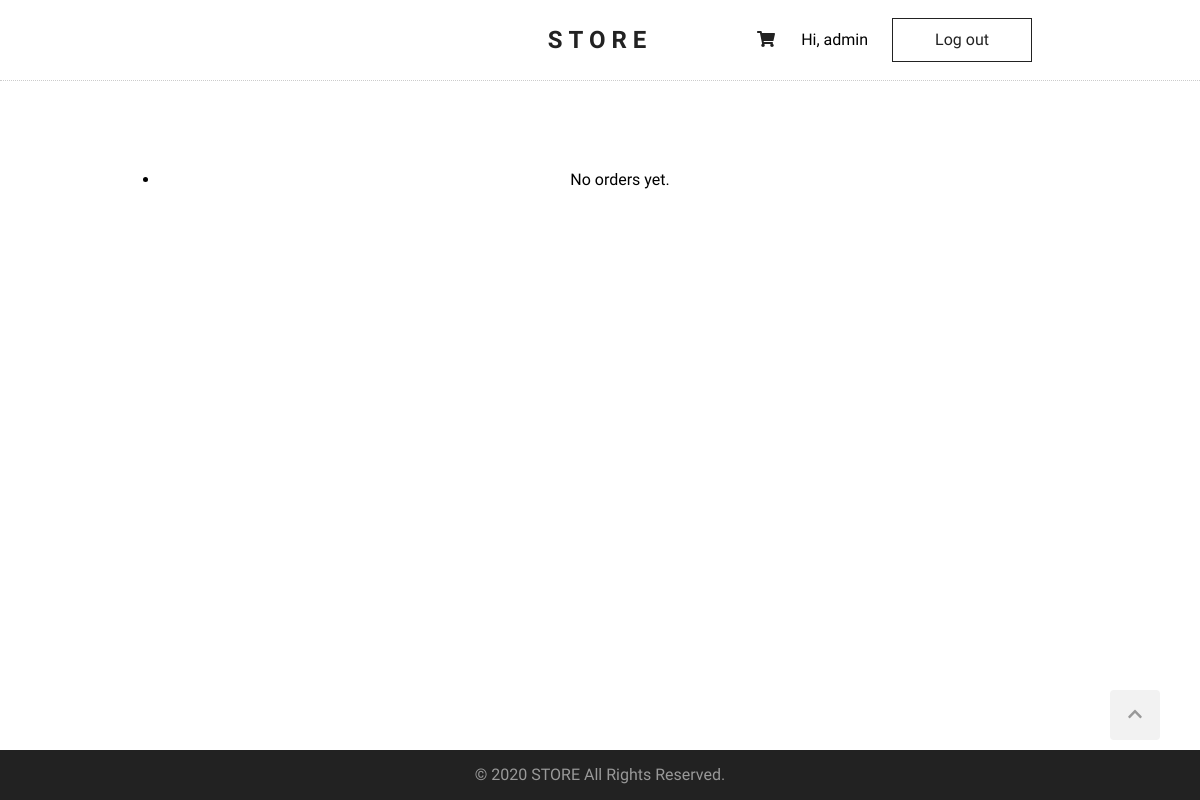
The page /orders/ (signed in) on the database as committed earlier.
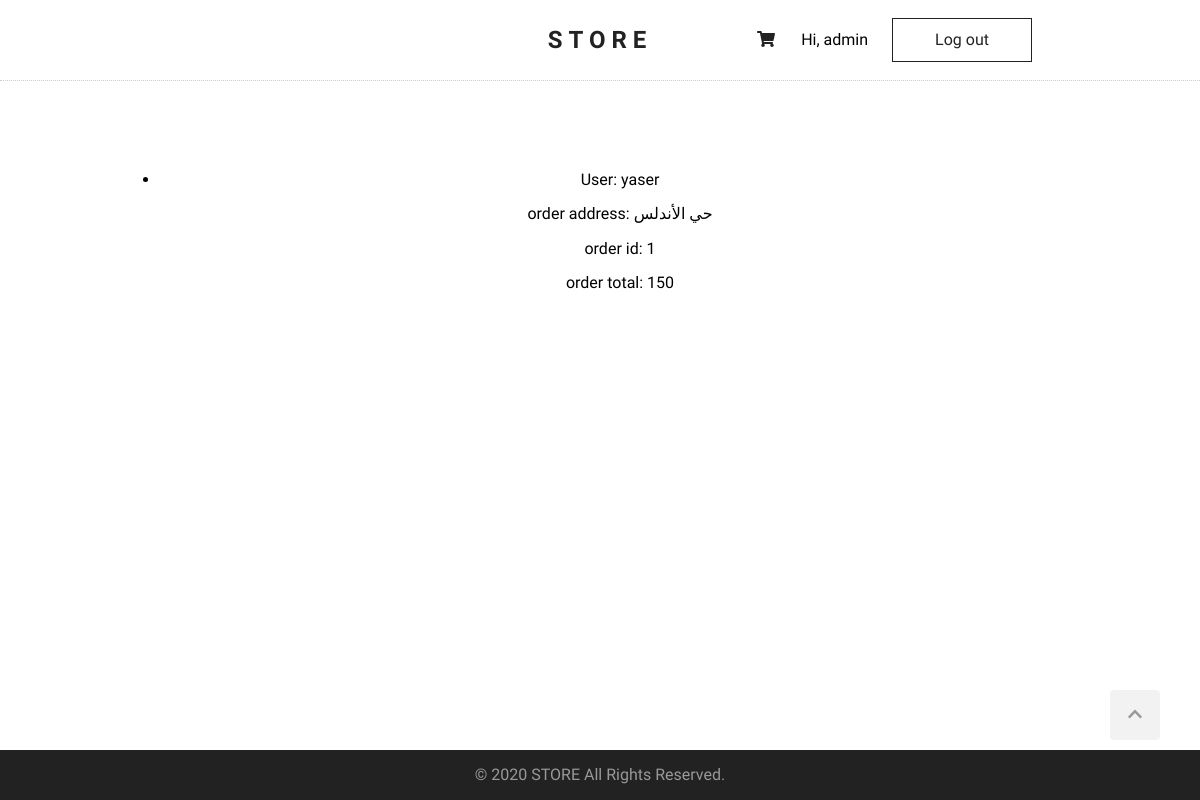
The same page on the database as committed later.
### orders/models.py (models this page shows, shortened)
class Order(models.Model):
    user = models.ForeignKey(User, related_name='orders', on_delete=models.CASCADE)
    items = models.ManyToManyField(Product)
    address = models.CharField(max_length=256)
    created_at = models.DateTimeField(auto_now_add=True)
    def total_price(self):
        total = 0
        for item in self.items.all():
            total += item.price
        return total

### products/models.py (models this page shows, shortened)
class Product(models.Model):
    brand = models.CharField(max_length=100)
    title = models.CharField(max_length=100)
    description = models.TextField(max_length=500, blank=True, null=True)
    price = models.PositiveIntegerField()
    image = models.ImageField(upload_to='products/', null=True)
    created_at = models.DateTimeField(auto_now_add=True)
    updated_at = models.DateTimeField(auto_now=True)

### orders/views.py (the view)
# urls.py: path('orders/', order_list, name='order_list'),
def order_list(request):
    if request.user.is_authenticated and request.user.is_superuser:
        orders = Order.objects.all()
        return render(request, 'orders/order_list.html', {'orders': orders})
    else:
        return redirect('product_list')

### templates/orders/order_list.html (shortened to what this page needs)
{% extends "base.html" %}
{% block content %}
<ul>
    {% for order in orders %}
    <li>
        <p>User: {{ order.user }}</p>
        <p>order address: {{ order.address }}</p>
        <p>order id: {{ order.id }}</p>
        <p>order total: {{ order.total_price }}</p>
    </li>
    {% empty %}
    <li>No orders yet.</li>
    {% endfor %}
</ul>
{% endblock %}

### templates/base.html (shortened to what this page needs)
{% load static %}
<!DOCTYPE html>
<html lang="en">
<head>
    <link rel="stylesheet" href="{% static 'normalize.css' %}" />
    <link rel="stylesheet" href="{% static 'style.css' %}" />
</head>
<body>
    <div class="wrapper">
        <header>
            <h1 id="logo">
                <a href="{% url 'home' %}">STORE</a>
            </h1>
            <div id="controls">
                <div id="cart">
                    <a href="{% url 'cart' %}"><i class="fas fa-shopping-cart"></i></a>
                </div>
                {% if user.is_authenticated %}
                <p>Hi, {{ user.username }}</p>
                <input type="button" id="logout" onclick="location.href='{% url 'logout' %}'" value="Log out" />
                {% else  %}
                <input type="button" id="login" onclick="location.href='{% url 'login' %}'" value="Log in" />
                {% endif %}
            </div>
        </header>
        <main>
            {% block content %}{% endblock %}
        </main>
    </div>
    <footer>
        <a href="#" id="scroll-up">
            <i class="fas fa-chevron-up"></i>
        </a>
        <p>&copy; 2020 STORE All Rights Reserved.</p>
    </footer>
</body>
</html>

### static/style.css (style rules this page uses)
html { scroll-behavior: smooth; }
body { margin: 0; font-family: 'Questrial', sans-serif; }
.wrapper { min-height: calc(100vh - 50px); }
header { height: auto; border-bottom: 1px dotted #ccc; }
#logo { text-align: center; font-family: 'Domine', serif; font-size: 24px; letter-spacing: 6px; line-height: 80px; margin: 0; }
#logo a { color: #222; text-decoration: none; }
#controls { position: absolute; top: 15px; right: 14%; }
#controls #cart { position: relative; display: inline-block; width: 30px; line-height: 30px; text-align: center; cursor: pointer; margin-right: 16px; }
#controls p { display: inline-block; }
#controls #cart a { color: #222; }
#logout { display: inline-block; width: 140px; line-height: 40px; font-size: 16px; background: transparent; border: 1px solid #222; color: #222; cursor: pointer; margin-left: 20px; }
main { max-width: 960px; text-align: center; margin: 90px auto 90px auto; }
footer { background-color: #222; height: 50px; color: #999; text-align: center; line-height: 50px; }
footer p { margin: 0; }
#scroll-up { width: 50px; height: 50px; background-color: #f2f2f2; bottom: 60px; right: 40px; position: fixed; border-radius: 4px; cursor: pointer; color: #999; }

Rows that differ between the two databases and show on the page:
added Order: user "yaser", address "حي الأندلس", id "1", total_price "150"
Other text that changed with them:
text no longer shown: "No orders yet."
